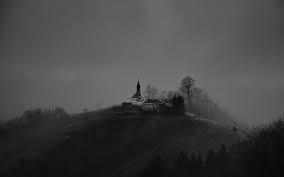
%> input picture a1_20171157/Input_data/Dark.jfif, 284 x 177 px
$ octave Q7_2.m   (GNU Octave 9; MATLAB toolbox functions it lacks are replaced by stand-ins)
%> lines starting %> are read from the running program, lines starting %| are printed output that depends on the picture
%> further down, im1 is the input picture: size 177x284x3 uint8; min 0, max 147, mean 68.4
### a1_20171157/src/histMatching.m
function final=histMatching(im1,im2)
im1 = rgb2gray(im1);
%> im1: size 177x284 uint8
im2 = rgb2gray(im2);
map_to_img = uint8(zeros(256,1));
im=im1;
total = size(im,1) * size(im,2);
%> total = 50268
subplot(1,2,1);
imshow(im);
cnt = zeros(256,1);
pf = zeros(256,1);
d = size(im);
%> d = [177 284]
for i=1:d(1,1)
    for j=1:d(1,2)
        cnt(im(i,j)+1)=cnt(im(i,j)+1)+1;
        pf(im(i,j)+1)=cnt(im(i,j)+1)/total;
    end
end
%> after the loop, cnt = 256 values, max 1638 at index 104, min 0 at index 2, mean 196.4; pf = 256 values, max 0.0326 at index 104, min 0 at index 2, mean 0.00391

sum = 0;
num_bins = 255;

pc = zeros(256,1);
cum_Sum = zeros(256,1);
for i=1:size(pf)
   sum = sum+cnt(i);
   cum_Sum(i) = sum;
end
%> this loop made 256 passes
%> sum on passes 1 to 3: 3, 3, 4
%> after the loop, cum_Sum = 256 values from 3 to 50268; sum = 50268
cdf1 = cum_Sum;
%> cdf1 = 256 values from 3 to 50268
im = im2;
total = size(im,1) * size(im,2);
subplot(1,2,1);
imshow(im);
cnt = zeros(256,1);
pf = zeros(256,1);
d = size(im);
for i=1:d(1,1)
    for j=1:d(1,2)
        cnt(im(i,j)+1)=cnt(im(i,j)+1)+1;
        pf(im(i,j)+1)=cnt(im(i,j)+1)/total;
    end
end

sum = 0;
num_bins = 255;
pc = zeros(256,1);
cum_Sum = zeros(256,1);
for i=1:size(pf)
   sum = sum+cnt(i);
   cum_Sum(i) = sum;
end
%> after the loop, sum = 50268
cdf2 = cum_Sum;
%> cdf2 = 256 values from 3 to 50268
for i = 1 : 256
    d = abs(cdf1(i) - cdf2);
    [val,idx] = min(d);
    map_to_img(i) = idx-1;
end
%> this loop made 256 passes
%> idx on passes 1 to 3: 1, 1, 3
%> after the loop, map_to_img = 256 values from 0 to 147
final = map_to_img(im1+1);
imshow(final);
figure;
subplot(2,2,1),imhist(im1);
title('Histogram of Given Image')
subplot(2,2,2),imhist(im2);
title('Histogram of Ref Image')
subplot(2,2,3),imhist(final);
title('Histogram After transforming the image')
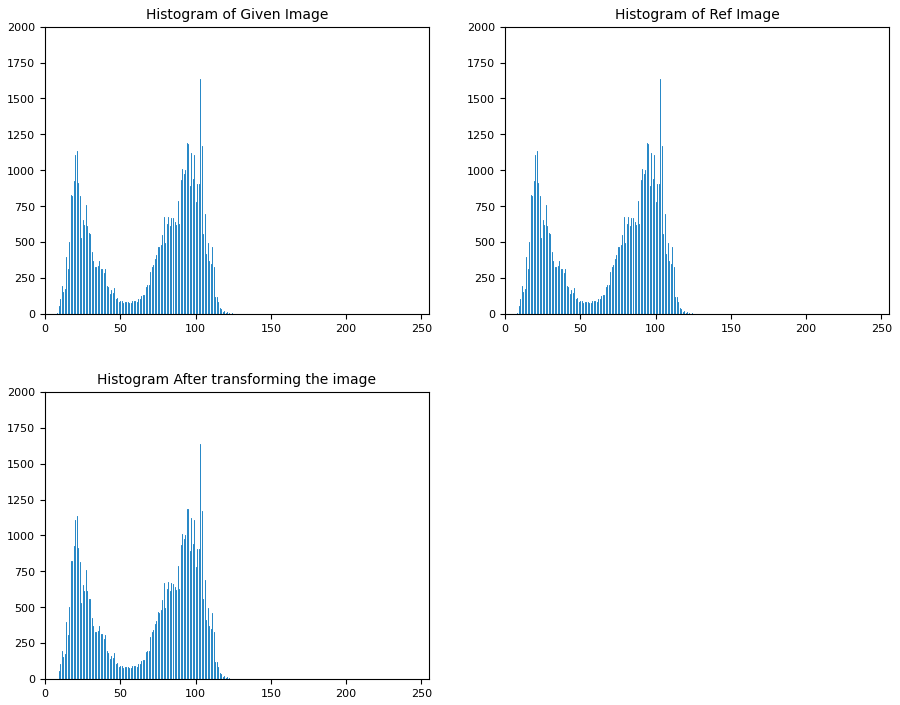
%> figure redrawn from the program's plot data, 3 panels; panel 1: highest point at x = 103, y = 1638
figure;
subplot(2,2,1)
imshow(im1);
subplot(2,2,2)
imshow(im2);
subplot(2,2,3);
imshow(final);

### a1_20171157/src/Q7_2.m
im1 = imread('Dark.jfif');
im2 = im1;
im3 = histMatching(im1,im2);
subplot(2,2,1)
imshow(im1);
subplot(2,2,2)
imshow(im2);
subplot(2,2,[3 4])
imshow(im3);
figure;
im2 = imread('Gray.bmp');
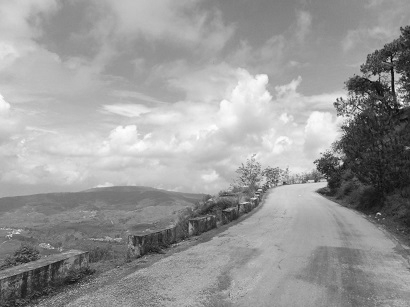
%> input picture a1_20171157/Input_data/Gray.bmp, 410 x 307 px
%> im2 is the input picture: size 307x410x3 uint8; min 2, max 254, mean 153.5
im3 = histMatching(im1,im2);
%> the loop in histMatching (call 2), `for i=1:size(pf)` made 256 passes
%> after the loop in histMatching (call 2), `for i=1:size(pf)`: sum = 50268
%> after the loop in histMatching (call 2), `for i=1:d(1,1)`: cnt = 256 values, max 1653 at index 164, min 0 at index 1, mean 491.7; pf = 256 values, max 0.0131 at index 164, min 0 at index 1, mean 0.00391
%> the loop in histMatching (call 2), `for i=1:size(pf)` made 256 passes
%> sum on passes 1 to 3: 0, 0, 1
%> after the loop in histMatching (call 2), `for i=1:size(pf)`: cum_Sum = 256 values from 0 to 125870; sum = 125870
%> in histMatching (call 2), `cdf2 = cum_Sum;`: cdf2 = 256 values from 0 to 125870
%> the loop in histMatching (call 2), `for i = 1 : 256` made 256 passes
%> (val, idx) on passes 1 to 3: (0, 6), (0, 6), (1, 6)
%> after the loop in histMatching (call 2), `for i = 1 : 256`: map_to_img = 256 values from 5 to 149
%> in histMatching (call 2), `final = map_to_img(im1+1);`:
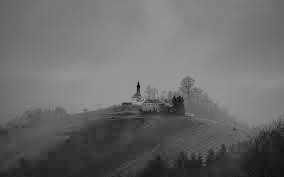
%> final: size 177x284 uint8; min 5, max 149, mean 105.8
%> in histMatching (call 2), `title('Histogram After transforming the image')`:
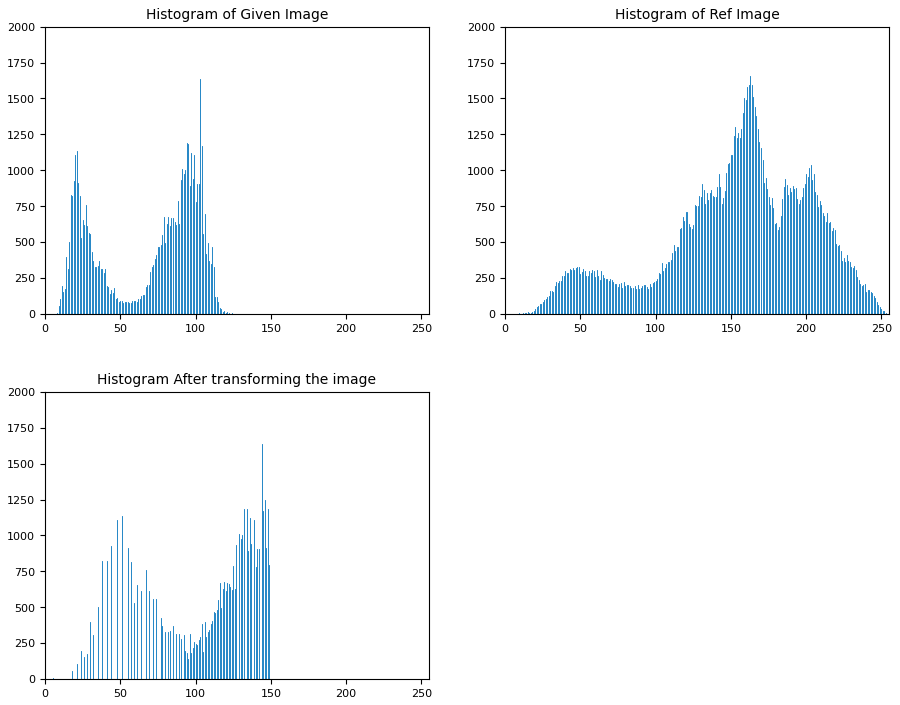
%> figure redrawn from the program's plot data, 3 panels; panel 1: highest point at x = 103, y = 1638; panel 2: highest point at x = 163, y = 1653; panel 3: highest point at x = 144, y = 1638
subplot(2,2,1)
imshow(im1);
subplot(2,2,2)
imshow(im2);
subplot(2,2,[3 4])
imshow(im3);
figure;
im2 = imread('Gray.bmp');
im3 = histMatching(im2,im1);
%> the loop in histMatching (call 3), `for i=1:size(pf)` made 256 passes
%> after the loop in histMatching (call 3), `for i=1:size(pf)`: sum = 125870
%> in histMatching (call 3), `cdf1 = cum_Sum;`: cdf1 = 256 values from 0 to 125870
%> after the loop in histMatching (call 3), `for i=1:d(1,1)`: cnt = 256 values, max 1638 at index 104, min 0 at index 2, mean 196.4; pf = 256 values, max 0.0326 at index 104, min 0 at index 2, mean 0.00391
%> the loop in histMatching (call 3), `for i=1:size(pf)` made 256 passes
%> after the loop in histMatching (call 3), `for i=1:size(pf)`: cum_Sum = 256 values from 3 to 50268; sum = 50268
%> in histMatching (call 3), `cdf2 = cum_Sum;`: cdf2 = 256 values from 3 to 50268
%> the loop in histMatching (call 3), `for i = 1 : 256` made 256 passes
%> (val, idx) on passes 1 to 3: (3, 1), (3, 1), (2, 1)
%> in histMatching (call 3), `final = map_to_img(im1+1);`:
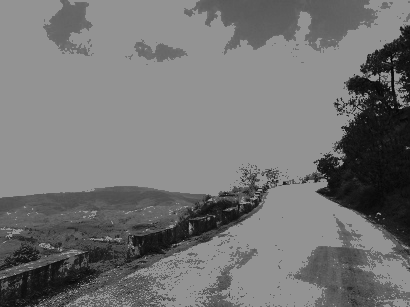
%> final: size 307x410 uint8; min 0, max 147, mean 115.6
%> in histMatching (call 3), `title('Histogram After transforming the image')`:
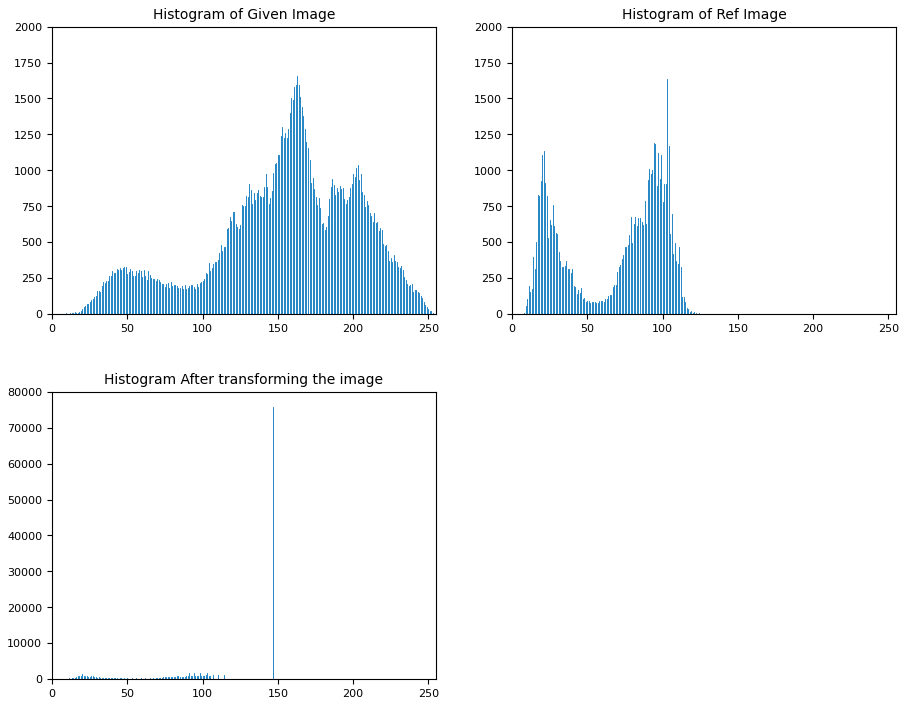
%> figure redrawn from the program's plot data, 3 panels; panel 1: highest point at x = 163, y = 1653; panel 2: highest point at x = 103, y = 1638; panel 3: highest point at x = 147, y = 75828
subplot(2,2,1)
imshow(im2);
subplot(2,2,2)
imshow(im1);
subplot(2,2,[3 4])
imshow(im3);
